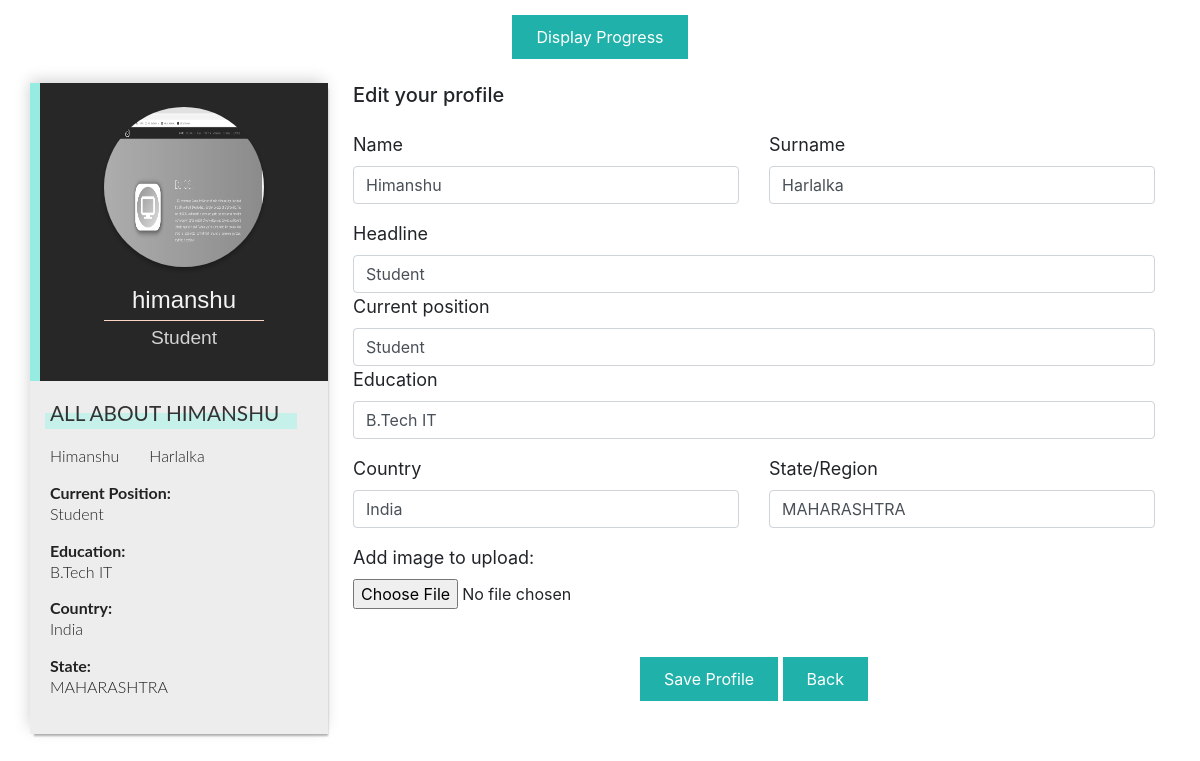
The app's page /profile/ (signed in) with its own data.
### tasks_app/models.py (models this page shows)
class Profile(models.Model):
    fname=models.CharField(max_length=200, null=True,blank=True)
    lname=models.CharField(max_length=200, null=True,blank=True)
    headline=models.CharField(max_length=200, null=True,blank=True)
    position=models.CharField(max_length=200, null=True,blank=True)
    education=models.CharField(max_length=200, null=True,blank=True)
    country=models.CharField(max_length=200, null=True,blank=True)
    state=models.CharField(max_length=200, null=True,blank=True)
    image=models.ImageField(upload_to='profile_image', null=True, blank=True)
    user = models.ForeignKey(User, on_delete=models.SET_NULL, null=True, blank=True)

### tasks_app/views.py (the view)
# urls.py: path('profile/', views.profile, name='profile'),
def profile(request):
    profile = Profile.objects.filter(user=request.user)
    count1=0
    count2=0
    count=0
    count3=0
    tasks = Task.objects.filter(user=request.user)
    for task in tasks:
        if(task.done):
            count1+=1
        if(task):
            count2+=1
        if(datetime.date.today() > task.duedate):
            count3+=1
    count=count2-count1-count3
    labels = 'Finished', 'Unfinished', 'Past Due'
    sizes = [count1, count, count3]
    colors = ['#000000', '#20b2aa', 'red']
    explode = (0.1, 0, 0)
    fig1, ax1 = plt.subplots()
    patches, texts, autotexts=ax1.pie(sizes, explode=explode, labels=labels, autopct='%1.1f%%',
            shadow=True, startangle=90, colors=colors)
    for autotext in autotexts:
        autotext.set_color('white')
    ax1.axis('equal')
    chart=plt.savefig('./tasks_app/static/sale_purchase_peichart.png',dpi=100)
    return render(request, "profile.html", {"profile":profile[len(profile)-1] if (len(profile)!=0) else profile})

### tasks_app/templates/profile.html (shortened to what this page needs)
<!DOCTYPE html>
<html lang="en">
<head>
    {% load static %}
    <link rel="stylesheet" href="{% static 'profile.css' %}" type="text/css">
    <link rel="stylesheet" href="https://stackpath.bootstrapcdn.com/bootstrap/4.3.1/css/bootstrap.min.css"
>
</head>
<body>
    <center>
        <button class="profile-button" onclick="myFunction()" style="margin-top: 15px;">Display Progress</button>
</center>
    <div class="container rounded bg-white mt-4 mb-4">
        <div class="row">
            <div class="col-md-2>
            <div class="side_wrapper">
                <section class="about-dev">
                    <header class="profile-card_header">
                        <div class="profile-card_header-container">
                            <div class="profile-card_header-imgbox">
                                <div class="userimage">
                                    {% if profile.image %}
                                    <img src="{{ profile.image.url }}" id="img-result">
                                    {% else %}
                                    <button class="no-image" id="img-result" disabled>Upload Image</button>
                                    {% endif %}
                                </div>
                            </div>
                            <h1>{{ user }} <span>
                                    <p id="user_headline">{{ profile.headline }}</p>
                                </span></h1>
                        </div>
                    </header>
                    <div class="profile-card_about">
                        <h2>All About {{ user }}</h2>
                        <br>
                        <br>
                        <div class="row">
                            <div class="col">
                                <p id="user_fname">
                                    {{ profile.fname }}
                                </p>
                            </div>
                            <div class="col">
                                <p id="user_lname">
                                    {{ profile.lname }}
                                </p>
                            </div>
                            <div class="col"></div>
                            <div class="col"></div>
                        </div>
                        <b>Current Position:</b>
                        <p id="user_current">{{ profile.position }}</p>
                        <b>Education:</b>
                        <p id="user_education">{{ profile.education }}</p>
                        <b>Country:</b>
                        <p id="user_country">{{ profile.country }}</p>
                        <b>State:</b>
                        <p id="user_state">{{ profile.state }}</p>
                    </div>
                </section>
            </div>
            <div class="col-md" id="editsec">
                <form action="add_profile/" method="post" enctype="multipart/form-data">
                <div class="d-flex justify-content-between align-items-center">
                    <center><h5>Edit your profile</h5></center>
                </div>
                <div class="row mt-3">
                    <div class="col-md-6"><label class="labels">Name</label><input type="text" class="form-control"
                            placeholder="Enter First Name" id="firstname" name="fname" value= "{{ profile.fname }}" ></div>
                    <div class="col-md-6"><label class="labels">Surname</label><input type="text" class="form-control"
                            placeholder=" Enter Last name" id="lastname" name="lname" value="{{ profile.lname }}" ></div>
                    </div>
                <div class="row mt-3">
                    <div class="col-md-12"><label class="labels">Headline</label><input type="text" class="form-control"
                            placeholder="Headline" id="Headline" name="headline" value="{{ profile.headline }}" ></div>
                    <div class="col-md-12"><label class="labels">Current position</label><input type="text"
                            class="form-control" placeholder="Current Position" name="position" id="posn" value="{{ profile.position }}" >
                    </div>
                    <div class="col-md-12"><label class="labels">Education</label><input type="text"
                            class="form-control" placeholder="Education" name="education" id="education" value="{{ profile.education }}" >
                    </div>
                </div>
                <div class="row mt-3">
                    <div class="col-md-6"><label class="labels">Country</label><input type="text" class="form-control"
                            placeholder="country" id="country" name="country" value="{{ profile.country }}" ></div>
                    <div class="col-md-6"><label class="labels">State/Region</label><input type="text"
                            class="form-control" placeholder="state" name="state" id="state" value="{{ profile.state }}" ></div>
            </div>
            <div class="row mt-3">
                <div class="col-md-6">
                    <label class="labels"> Add image to upload:</label>
                        <input type="file" id="img" name="image">
                </div>
            </div>
                <div class="mt-5 text-center">
                    <p>
                        <button class="profile-button" type="submit" value="submit">Save Profile</button>
                        <button class="profile-button"><a style="text-decoration: none; color: white;" href="{% url 'home' %}">Back</a></button>
                    </p>
                </div>
            </form>
            </div>
        </div>
    </div>
    {% load static %}
</body>
</html>

### tasks_app/static/profile.css (style rules this page uses)
.profile-button { background:lightseagreen; border: 0; padding: 10px 24px; color: #fff; transition: 0.4s; }
.labels { font-size: 18px; }
.userimage { border-radius: 50%; }
#img-result { cursor: pointer; margin: 0; background-size: cover; background-position: center; display: block; width: 160px; height: 160px; border-radius: 50%; box-shadow: 0 3px 5px rgba(0,0,0,.3); color: rgba(0,0,0,0); }
.about-dev { width: 100%; max-width: 26rem; margin: auto; box-shadow: 2px 4px 2px -2px rgba(0, 0, 0, .3), -2px -4px 15px -2px rgba(0, 0, 0, .2); animation: profile_in 0.8s; }
.profile-card_header-container { max-width: 16rem; margin: auto; }
.profile-card_header { background: #272727; border-left: 0.625rem solid #97ece1; padding: 1em 1em 1em; text-align: center; }
.profile-card_header img { max-width: 100%; filter: grayscale(100%); }
.profile-card_header h1 { color: #f3f3f3; font-size: 1.5rem; margin-top: 0.8em; font-family: 'Oswald', sans-serif; font-weight: normal; position: relative; }
.profile-card_header h1 span { font-size: 1.2rem; font-weight: 300; display: block; color: rgba(220, 220, 220, .95); margin-top: 0.25em; padding-top: 0.25em; border-top: 0.075em solid rgba(250, 214, 195, 1); }
.profile-card_about { line-height: 1.3; background: #ededed; padding: 20px; color: #222; font-family: 'Lato', sans-serif; }
.profile-card_about h2 { margin: 0; display: inline-block; color: #333; font-weight: normal; text-transform: uppercase; font-size: 1.3rem; position: relative; z-index: 2; vertical-align: middle; }
.profile-card_about h2::before { content: ''; position: absolute; width: 110%; height: 1rem; background: #c6f1eb; left: -5px; top: 50%; z-index: -1; }
.profile-card_about p { font-weight: 300; }
@media screen and (min-width: 33em) { .profile-card_header { padding: 1.5em 4em 1em; } }
@media screen and (min-height: 46em) { .about-dev { max-width: 26rem; } }
#editsec { float: right; margin-left: 10px; }

### records on screen
Profile: image (picture), headline "Student", fname "Himanshu", lname "Harlalka", position "Student", education "B.Tech IT", country "India", state "MAHARASHTRA"

### other values on screen
{{ user }} "himanshu"
{{ user }} "HIMANSHU"
